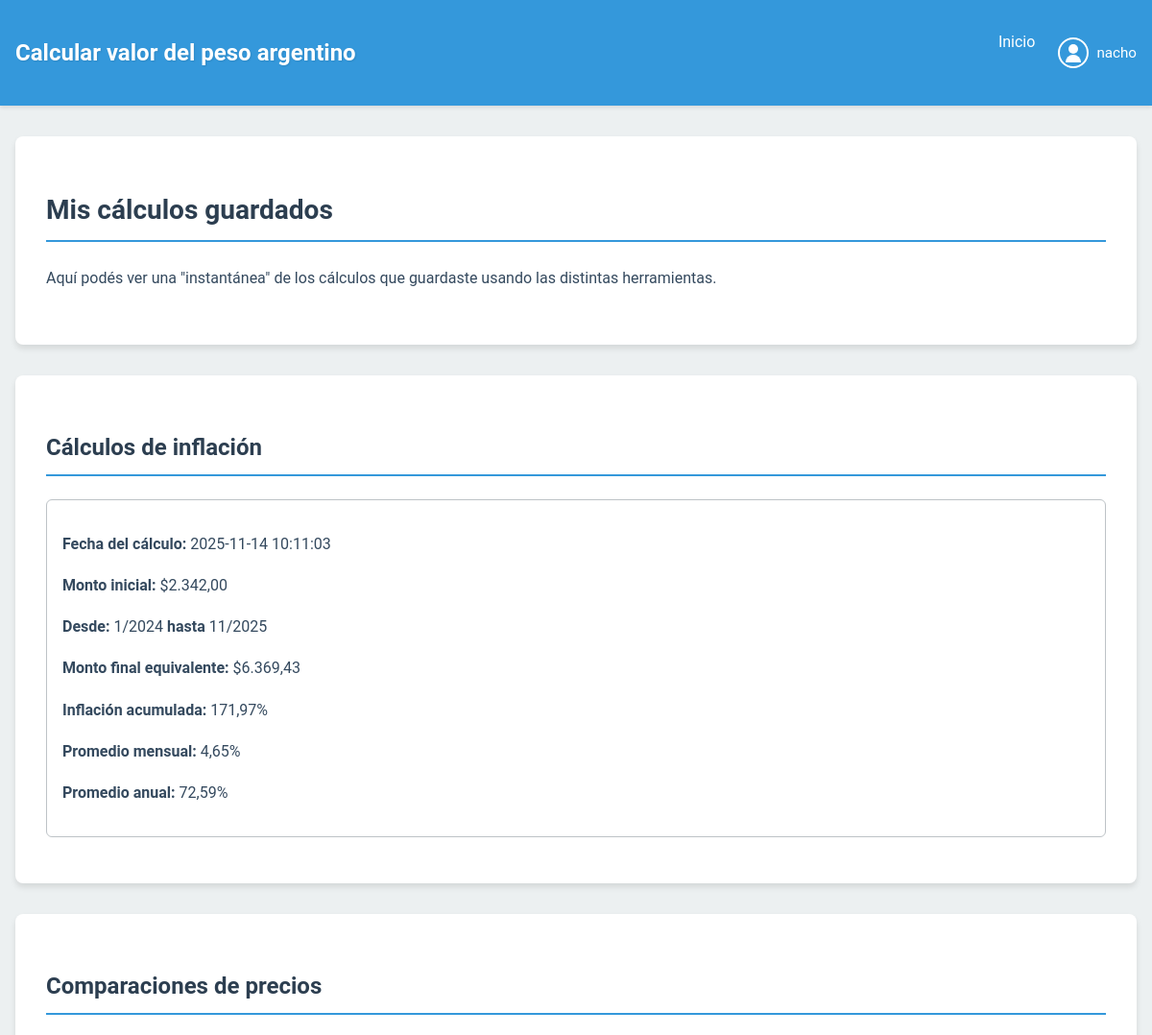
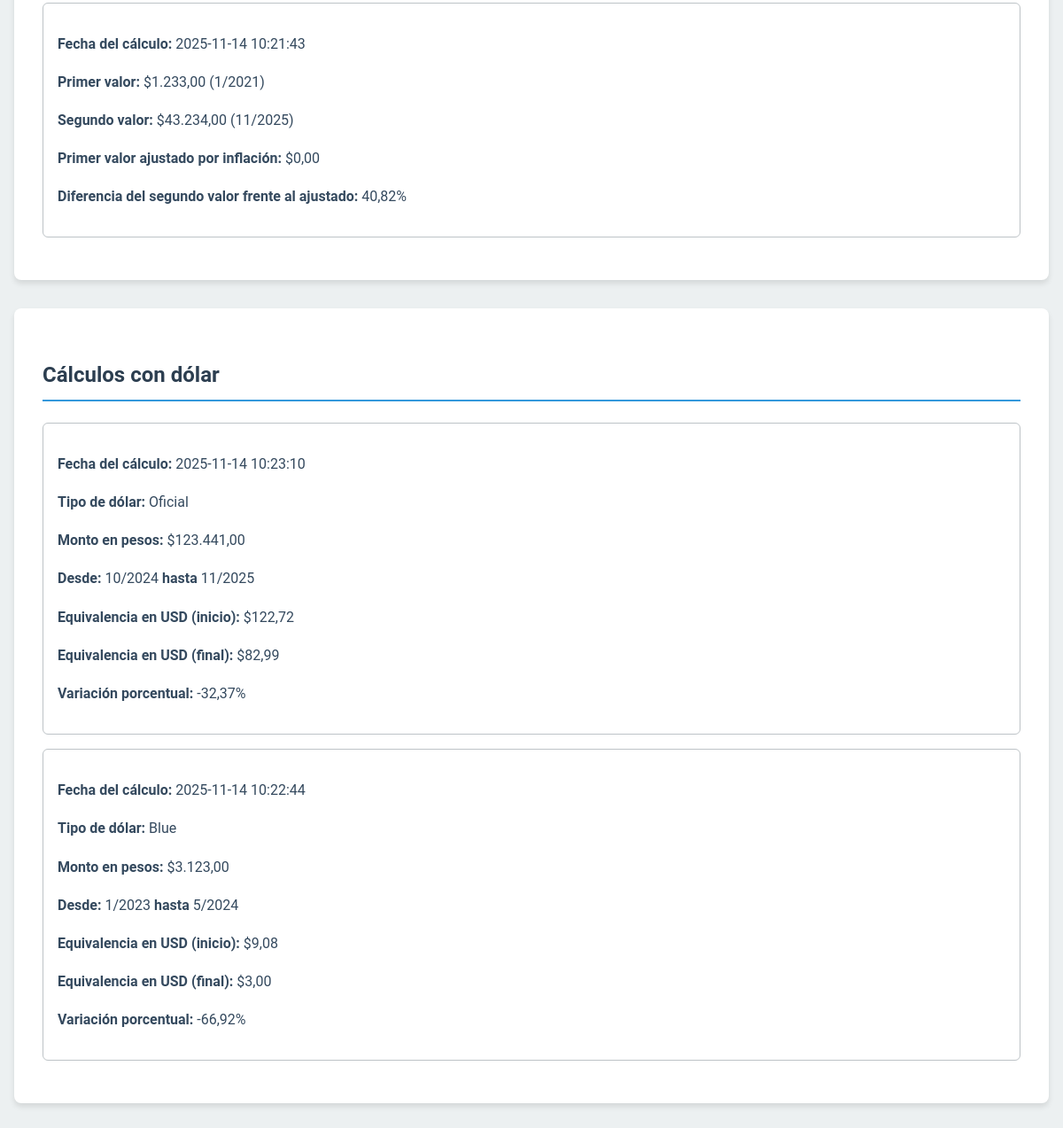
The page /calculos.php (signed in) on the database its author committed (2 pictures, top to bottom).
### tables this page shows
CREATE TABLE `calculations` (
  `id` int(10) UNSIGNED NOT NULL,
  `user_id` int(10) UNSIGNED NOT NULL,
  `type` varchar(50) NOT NULL,
  `input_amount` decimal(15,2) NOT NULL,
  `start_year` int(11) NOT NULL,
  `start_month` tinyint(4) NOT NULL,
  `end_year` int(11) NOT NULL,
  `end_month` tinyint(4) NOT NULL,
  `result_amount` decimal(15,2) NOT NULL,
  `accumulated_inflation` decimal(10,4) NOT NULL,
  `avg_monthly_inflation` decimal(10,4) NOT NULL,
  `avg_yearly_inflation` decimal(10,4) NOT NULL,
  `created_at` timestamp NOT NULL DEFAULT current_timestamp()
);

CREATE TABLE `price_comparison_calculations` (
  `id` int(10) UNSIGNED NOT NULL,
  `user_id` int(10) UNSIGNED NOT NULL,
  `amount1` decimal(15,2) NOT NULL,
  `year1` int(11) NOT NULL,
  `month1` tinyint(4) NOT NULL,
  `amount2` decimal(15,2) NOT NULL,
  `year2` int(11) NOT NULL,
  `month2` tinyint(4) NOT NULL,
  `adjusted_amount` decimal(15,2) NOT NULL,
  `percentage_difference` decimal(10,4) NOT NULL,
  `created_at` timestamp NOT NULL DEFAULT current_timestamp()
);

CREATE TABLE `dollar_calculations` (
  `id` int(10) UNSIGNED NOT NULL,
  `user_id` int(10) UNSIGNED NOT NULL,
  `dollar_type` enum('blue','official') NOT NULL,
  `peso_amount` decimal(15,2) NOT NULL,
  `start_year` int(11) NOT NULL,
  `start_month` tinyint(4) NOT NULL,
  `end_year` int(11) NOT NULL,
  `end_month` tinyint(4) NOT NULL,
  `start_usd_equivalent` decimal(15,4) NOT NULL,
  `end_usd_equivalent` decimal(15,4) NOT NULL,
  `percentage_change` decimal(10,4) NOT NULL,
  `created_at` timestamp NOT NULL DEFAULT current_timestamp()
);

### calculos.php (the view, shortened to what this page needs)
<?php
require 'config.php';
$userId = (int) $_SESSION['user_id'];
$username = isset($_SESSION['username']) ? $_SESSION['username'] : 'Usuario';
$inflationCalculations = [];
$sqlInflation = 'SELECT id, input_amount, start_year, start_month, end_year, end_month,
                        result_amount, accumulated_inflation, avg_monthly_inflation,
                        avg_yearly_inflation, created_at
                 FROM calculations
                 WHERE user_id = ?
                 ORDER BY created_at DESC';
if ($stmt = $mysqli->prepare($sqlInflation)) {
    $stmt->bind_param('i', $userId);
    $stmt->execute();
    $result = $stmt->get_result();
    $inflationCalculations = $result->fetch_all(MYSQLI_ASSOC);
}
$priceComparisons = [];
$sqlComparison = 'SELECT id, amount1, year1, month1, amount2, year2, month2,
                         adjusted_amount, percentage_difference, created_at
                  FROM price_comparison_calculations
                  WHERE user_id = ?
                  ORDER BY created_at DESC';
if ($stmt = $mysqli->prepare($sqlComparison)) {
    $stmt->bind_param('i', $userId);
    $stmt->execute();
    $result = $stmt->get_result();
    $priceComparisons = $result->fetch_all(MYSQLI_ASSOC);
}
$dollarCalculations = [];
$sqlDollar = 'SELECT id, dollar_type, peso_amount, start_year, start_month, end_year, end_month,
                     start_usd_equivalent, end_usd_equivalent, percentage_change, created_at
              FROM dollar_calculations
              WHERE user_id = ?
              ORDER BY created_at DESC';
if ($stmt = $mysqli->prepare($sqlDollar)) {
    $stmt->bind_param('i', $userId);
    $stmt->execute();
    $result = $stmt->get_result();
    $dollarCalculations = $result->fetch_all(MYSQLI_ASSOC);
}
function h($value) {
    return htmlspecialchars((string) $value, ENT_QUOTES, 'UTF-8');
}
?>
<!DOCTYPE html>
<html lang="es">
<head>
    <link rel="stylesheet" href="css/styles.css">
    <link rel="stylesheet" href="css/landing.css">
</head>
<body>
    <header class="header">
        <nav class="navbar">
            <h1 class="navbar__logo">Calcular valor del peso argentino</h1>
            <ul class="navbar__menu">
                <li class="navbar__item"><a href="index.html" class="navbar__link">Inicio</a></li>
                <li class="navbar__item navbar__item--user">
                    <button class="user-menu-toggle" aria-label="Menú de usuario">
                        <span class="user-menu__icon"></span>
                        <span class="user-menu__label"><?php echo h($username); ?></span>
                    </button>
                </li>
            </ul>
        </nav>
    </header>
    <main class="container">
        <section class="container__section">
            <h2 class="section__title title--principal">Mis cálculos guardados</h2>
            <p class="section__description">
                Aquí podés ver una "instantánea" de los cálculos que guardaste usando las distintas herramientas.
            </p>
        </section>
        <?php if (!empty($inflationCalculations)): ?>
            <section class="container__section">
                <h3 class="section__title">Cálculos de inflación</h3>
                <?php foreach ($inflationCalculations as $calc): ?>
                    <article class="section__description" style="border: 1px solid #bdc3c7; border-radius: 6px; padding: 1rem; margin-bottom: 1rem; background-color: #fff;">
                        <p><strong>Fecha del cálculo:</strong> <?php echo h($calc['created_at']); ?></p>
                        <p><strong>Monto inicial:</strong> $<?php echo h(number_format($calc['input_amount'], 2, ',', '.')); ?></p>
                        <p><strong>Desde:</strong> <?php echo h($calc['start_month']); ?>/<?php echo h($calc['start_year']); ?>
                           <strong>hasta</strong> <?php echo h($calc['end_month']); ?>/<?php echo h($calc['end_year']); ?></p>
                        <p><strong>Monto final equivalente:</strong> $<?php echo h(number_format($calc['result_amount'], 2, ',', '.')); ?></p>
                        <p><strong>Inflación acumulada:</strong> <?php echo h(number_format($calc['accumulated_inflation'], 2, ',', '.')); ?>%</p>
                        <p><strong>Promedio mensual:</strong> <?php echo h(number_format($calc['avg_monthly_inflation'], 2, ',', '.')); ?>%</p>
                        <p><strong>Promedio anual:</strong> <?php echo h(number_format($calc['avg_yearly_inflation'], 2, ',', '.')); ?>%</p>
                    </article>
                <?php endforeach; ?>
            </section>
        <?php endif; ?>
        <?php if (!empty($priceComparisons)): ?>
            <section class="container__section">
                <h3 class="section__title">Comparaciones de precios</h3>
                <?php foreach ($priceComparisons as $comp): ?>
                    <article class="section__description" style="border: 1px solid #bdc3c7; border-radius: 6px; padding: 1rem; margin-bottom: 1rem; background-color: #fff;">
                        <p><strong>Fecha del cálculo:</strong> <?php echo h($comp['created_at']); ?></p>
                        <p><strong>Primer valor:</strong> $<?php echo h(number_format($comp['amount1'], 2, ',', '.')); ?>
                           (<?php echo h($comp['month1']); ?>/<?php echo h($comp['year1']); ?>)</p>
                        <p><strong>Segundo valor:</strong> $<?php echo h(number_format($comp['amount2'], 2, ',', '.')); ?>
                           (<?php echo h($comp['month2']); ?>/<?php echo h($comp['year2']); ?>)</p>
                        <p><strong>Primer valor ajustado por inflación:</strong> $<?php echo h(number_format($comp['adjusted_amount'], 2, ',', '.')); ?></p>
                        <p><strong>Diferencia del segundo valor frente al ajustado:</strong>
                            <?php echo h(number_format($comp['percentage_difference'], 2, ',', '.')); ?>%
                        </p>
                    </article>
                <?php endforeach; ?>
            </section>
        <?php endif; ?>
        <?php if (!empty($dollarCalculations)): ?>
            <section class="container__section">
                <h3 class="section__title">Cálculos con dólar</h3>
                <?php foreach ($dollarCalculations as $d): ?>
                    <article class="section__description" style="border: 1px solid #bdc3c7; border-radius: 6px; padding: 1rem; margin-bottom: 1rem; background-color: #fff;">
                        <p><strong>Fecha del cálculo:</strong> <?php echo h($d['created_at']); ?></p>
                        <p><strong>Tipo de dólar:</strong>
                            <?php echo $d['dollar_type'] === 'official' ? 'Oficial' : 'Blue'; ?>
                        </p>
                        <p><strong>Monto en pesos:</strong> $<?php echo h(number_format($d['peso_amount'], 2, ',', '.')); ?></p>
                        <p><strong>Desde:</strong> <?php echo h($d['start_month']); ?>/<?php echo h($d['start_year']); ?>
                           <strong>hasta</strong> <?php echo h($d['end_month']); ?>/<?php echo h($d['end_year']); ?></p>
                        <p><strong>Equivalencia en USD (inicio):</strong>
                            $<?php echo h(number_format($d['start_usd_equivalent'], 2, ',', '.')); ?></p>
                        <p><strong>Equivalencia en USD (final):</strong>
                            $<?php echo h(number_format($d['end_usd_equivalent'], 2, ',', '.')); ?></p>
                        <p><strong>Variación porcentual:</strong>
                            <?php echo h(number_format($d['percentage_change'], 2, ',', '.')); ?>%
                        </p>
                    </article>
                <?php endforeach; ?>
            </section>
        <?php endif; ?>
    </main>
</body>
</html>

### css/styles.css (style rules this page uses)
:root { --primary-color: #3498db; --secondary-color: #2c3e50; --background-color: #ecf0f1; --text-color: #34495e; --input-bg: #fff; --input-border: #bdc3c7; --input-focus: #3498db; }
body { font-family: "Roboto", Arial, sans-serif; font-size: 16px; margin: 0; padding: 0; background-color: var(--background-color); color: var(--text-color); line-height: 1.6; }
.header { background-color: var(--primary-color); box-shadow: 0 2px 4px rgba(0, 0, 0, 0.1); position: sticky; top: 0; z-index: 1000; }
.navbar { display: flex; justify-content: space-between; align-items: center; padding: 1rem; max-width: 1200px; margin: 0 auto; }
.navbar__logo { font-size: 1.5rem; font-weight: bold; color: white; text-shadow: 1px 1px 2px rgba(0, 0, 0, 0.1); }
.navbar__menu { display: flex; list-style-type: none; margin: 0; padding: 0; gap: 1.5rem; }
.navbar__item--user { position: relative; }
.user-menu-toggle { display: flex; align-items: center; gap: 0.5rem; background: transparent; border: none; color: white; cursor: pointer; padding: 0.5rem 0; font: inherit; }
.user-menu__icon { width: 28px; height: 28px; border-radius: 50%; border: 2px solid #fff; display: inline-flex; align-items: center; justify-content: center; position: relative; }
.user-menu__icon::before, .user-menu__icon::after { content: ""; position: absolute; background-color: #fff; }
.user-menu__icon::before { width: 10px; height: 10px; border-radius: 50%; top: 5px; }
.user-menu__icon::after { width: 16px; height: 8px; border-radius: 10px 10px 0 0; bottom: 4px; }
.user-menu__label { font-size: 0.95rem; }
.navbar__link { color: white; text-decoration: none; transition: color 0.3s ease, transform 0.3s ease; padding: 0.5rem 0; }
.container { max-width: 1200px; margin: 2rem auto; padding: 0 1rem; }
.container__section { background-color: var(--input-bg); border-radius: 8px; box-shadow: 0 4px 6px rgba(0, 0, 0, 0.1); padding: 2rem; margin-bottom: 2rem; transition: transform 0.3s ease, box-shadow 0.3s ease; }
.section__title { color: var(--secondary-color); margin-bottom: 1.5rem; border-bottom: 2px solid var(--primary-color); padding-bottom: 0.5rem; }
.title--principal { font-size: 2.25rem; font-weight: bold; }
h2.section__title { font-size: 1.75rem; font-weight: 600; }
h3.section__title { font-size: 1.5rem; font-weight: 600; }
.section__description { color: var(--text-color); margin-bottom: 1.5rem; line-height: 1.7; }
a { color: var(--primary-color); text-decoration: none; transition: color 0.3s ease; }

### rows shown on the page
calculations: created_at "2025-11-14 10:11:03", input_amount "2.342,00", start_month "1", start_year "2024", end_month "11", end_year "2025", result_amount "6.369,43", accumulated_inflation "171,97", avg_monthly_inflation "4,65", avg_yearly_inflation "72,59"
price_comparison_calculations: created_at "2025-11-14 10:21:43", amount1 "1.233,00", month1 "1", year1 "2021", amount2 "43.234,00", month2 "11", year2 "2025", adjusted_amount "0,00", percentage_difference "40,82"
dollar_calculations: created_at "2025-11-14 10:23:10", dollar_type "Oficial", peso_amount "123.441,00", start_month "10", start_year "2024", end_month "11", end_year "2025", start_usd_equivalent "122,72", end_usd_equivalent "82,99", percentage_change "-32,37"
dollar_calculations: created_at "2025-11-14 10:22:44", dollar_type "Blue", peso_amount "3.123,00", start_month "1", start_year "2023", end_month "5", end_year "2024", start_usd_equivalent "9,08", end_usd_equivalent "3,00", percentage_change "-66,92"

### other values the page prints
$username "nacho"
